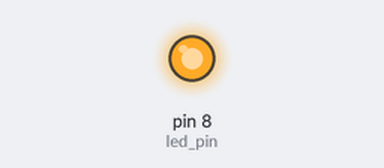
A sketch run on a simulated Arduino Uno, built with avr-gcc and run on an emulated ATmega328P. Shown: output pins drawn as LEDs (lit = HIGH).

Above: at 0.7 s.
At 5.2 s:
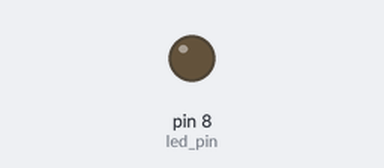
Timing chart, 0 to 6.9 s (numbered marks = the images above):
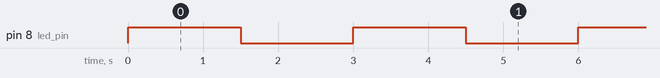

Measured:
- by itself, pin 8 (led_pin): alternates HIGH for 1.5 s and LOW for 1.5 s

The sketch:

Blink.ino
```cpp
#define led_pin 8

void setup() {
  // put your setup code here, to run once:
  pinMode(led_pin, OUTPUT);
}

void loop() {
  // put your main code here, to run repeatedly:
  digitalWrite(led_pin, HIGH);
  delay(1500);

  digitalWrite(led_pin, LOW);
  delay(1500);
}
```
